Frame 1 (no input): blank canvas, image omitted
Frame 60 (no input): blank canvas, image omitted
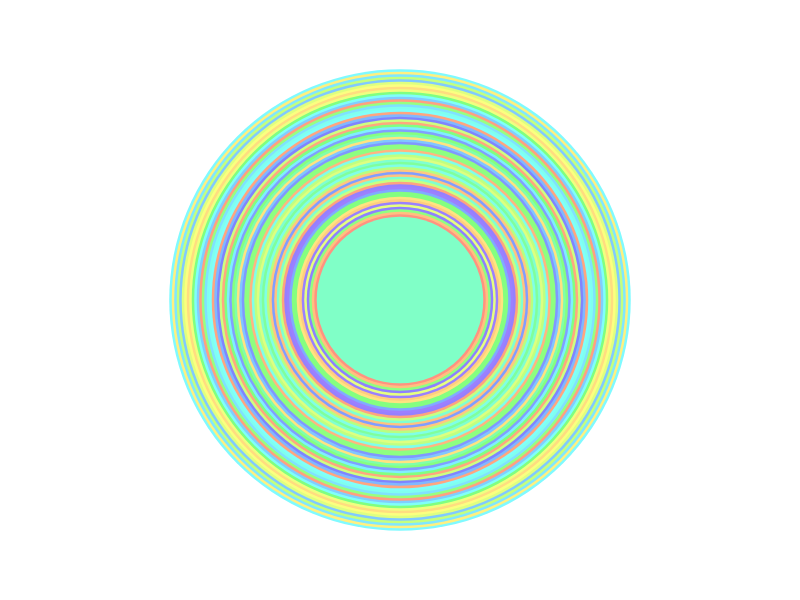
Frame 120 (the mouse pressed at the canvas centre since frame 60)

The p5.js sketch whose frames 1 and 60 were blank and that drew this single picture after the mouse press (run headless with seeded random() and noise() and a simulated clock; from frame 60 on, the mouse is pressed at the canvas centre):

// p5.js sketch
// ── sketch.js
function setup() {
    createCanvas(screen.width, screen.height)
    colorMode(HSB)
    noStroke()
    r = screen.height/1.30
}

function draw() {
    if(mouseIsPressed) {
        if (r < 20) r = screen.height
        fill(random(255), 50, 255)
        ellipse(mouseX,mouseY,r,r)
        r = r - 5
    } else {

    }


}
